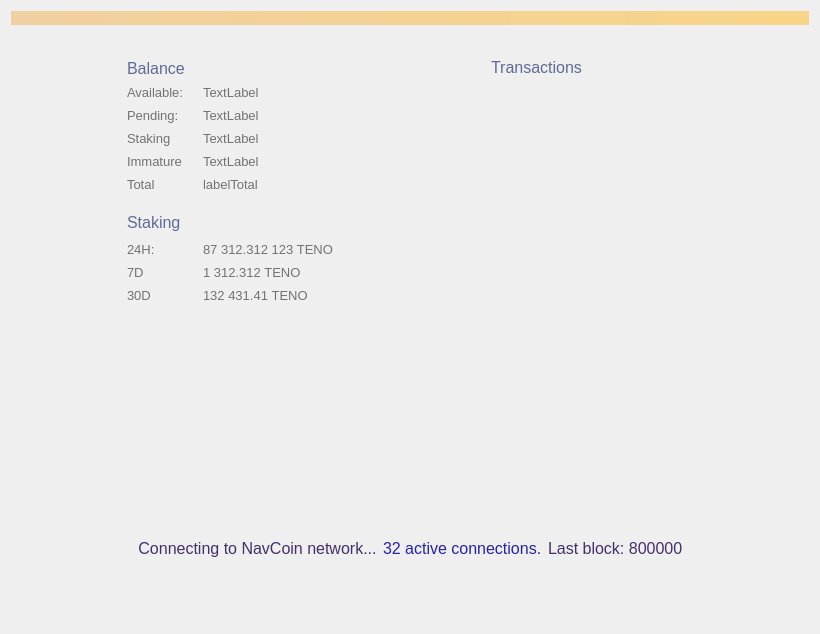
<?xml version="1.0" encoding="UTF-8"?>
<ui version="4.0">
 <class>OverviewPage</class>
 <widget class="QWidget" name="OverviewPage">
  <property name="geometry">
   <rect>
    <x>0</x>
    <y>0</y>
    <width>820</width>
    <height>634</height>
   </rect>
  </property>
  <property name="sizePolicy">
   <sizepolicy hsizetype="MinimumExpanding" vsizetype="MinimumExpanding">
    <horstretch>0</horstretch>
    <verstretch>0</verstretch>
   </sizepolicy>
  </property>
  <property name="maximumSize">
   <size>
    <width>16777215</width>
    <height>16777215</height>
   </size>
  </property>
  <property name="windowTitle">
   <string>Form</string>
  </property>
  <property name="styleSheet">
   <string notr="true"/>
  </property>
  <layout class="QVBoxLayout" name="topLayout">
   <item>
    <widget class="QLabel" name="labelAlerts">
     <property name="visible">
      <bool>false</bool>
     </property>
     <property name="styleSheet">
      <string notr="true">background-color: qlineargradient(x1: 0, y1: 0, x2: 1, y2: 0, stop:0 #F0D0A0, stop:1 #F8D488); color:#000000;</string>
     </property>
     <property name="wordWrap">
      <bool>true</bool>
     </property>
     <property name="margin">
      <number>3</number>
     </property>
    </widget>
   </item>
   <item>
    <spacer name="verticalSpacer">
     <property name="orientation">
      <enum>Qt::Vertical</enum>
     </property>
     <property name="sizeType">
      <enum>QSizePolicy::Fixed</enum>
     </property>
     <property name="sizeHint" stdset="0">
      <size>
       <width>20</width>
       <height>20</height>
      </size>
     </property>
    </spacer>
   </item>
   <item>
    <layout class="QHBoxLayout" name="horizontalLayout_2">
     <property name="sizeConstraint">
      <enum>QLayout::SetMinimumSize</enum>
     </property>
     <item>
      <spacer name="horizontalSpacer">
       <property name="orientation">
        <enum>Qt::Horizontal</enum>
       </property>
       <property name="sizeType">
        <enum>QSizePolicy::Fixed</enum>
       </property>
       <property name="sizeHint" stdset="0">
        <size>
         <width>100</width>
         <height>20</height>
        </size>
       </property>
      </spacer>
     </item>
     <item>
      <layout class="QVBoxLayout" name="verticalLayout_2">
       <property name="sizeConstraint">
        <enum>QLayout::SetNoConstraint</enum>
       </property>
       <property name="leftMargin">
        <number>16</number>
       </property>
       <property name="topMargin">
        <number>7</number>
       </property>
       <property name="rightMargin">
        <number>16</number>
       </property>
       <property name="bottomMargin">
        <number>16</number>
       </property>
       <item>
        <layout class="QHBoxLayout" name="horizontalLayout_3">
         <property name="spacing">
          <number>0</number>
         </property>
         <item>
          <widget class="QLabel" name="label_4">
           <property name="sizePolicy">
            <sizepolicy hsizetype="Minimum" vsizetype="Preferred">
             <horstretch>0</horstretch>
             <verstretch>0</verstretch>
            </sizepolicy>
           </property>
           <property name="font">
            <font>
             <pointsize>-1</pointsize>
            </font>
           </property>
           <property name="styleSheet">
            <string notr="true">color: #616998; text-transform: uppercase; font-size: 16px</string>
           </property>
           <property name="text">
            <string>Balance</string>
           </property>
          </widget>
         </item>
         <item>
          <spacer name="horizontalSpacer_11">
           <property name="orientation">
            <enum>Qt::Horizontal</enum>
           </property>
           <property name="sizeType">
            <enum>QSizePolicy::Maximum</enum>
           </property>
           <property name="sizeHint" stdset="0">
            <size>
             <width>10</width>
             <height>20</height>
            </size>
           </property>
          </spacer>
         </item>
         <item>
          <widget class="QPushButton" name="labelWalletStatus">
           <property name="maximumSize">
            <size>
             <width>22</width>
             <height>22</height>
            </size>
           </property>
           <property name="baseSize">
            <size>
             <width>22</width>
             <height>22</height>
            </size>
           </property>
           <property name="styleSheet">
            <string notr="true">border: 0</string>
           </property>
           <property name="text">
            <string/>
           </property>
           <property name="flat">
            <bool>true</bool>
           </property>
          </widget>
         </item>
         <item>
          <spacer name="horizontalSpacer_10">
           <property name="orientation">
            <enum>Qt::Horizontal</enum>
           </property>
           <property name="sizeHint" stdset="0">
            <size>
             <width>40</width>
             <height>20</height>
            </size>
           </property>
          </spacer>
         </item>
        </layout>
       </item>
       <item>
        <layout class="QHBoxLayout" name="horizontalLayout_4">
         <item>
          <layout class="QFormLayout" name="formLayout">
           <property name="sizeConstraint">
            <enum>QLayout::SetNoConstraint</enum>
           </property>
           <property name="labelAlignment">
            <set>Qt::AlignLeading|Qt::AlignLeft|Qt::AlignVCenter</set>
           </property>
           <property name="verticalSpacing">
            <number>-1</number>
           </property>
           <item row="0" column="0">
            <widget class="QLabel" name="label_5">
             <property name="sizePolicy">
              <sizepolicy hsizetype="Minimum" vsizetype="Preferred">
               <horstretch>0</horstretch>
               <verstretch>0</verstretch>
              </sizepolicy>
             </property>
             <property name="minimumSize">
              <size>
               <width>70</width>
               <height>17</height>
              </size>
             </property>
             <property name="maximumSize">
              <size>
               <width>70</width>
               <height>17</height>
              </size>
             </property>
             <property name="font">
              <font>
               <pointsize>10</pointsize>
               <weight>50</weight>
               <bold>false</bold>
               <stylestrategy>PreferAntialias</stylestrategy>
              </font>
             </property>
             <property name="styleSheet">
              <string notr="true">color: #727272</string>
             </property>
             <property name="text">
              <string>Available:</string>
             </property>
             <property name="alignment">
              <set>Qt::AlignLeading|Qt::AlignLeft|Qt::AlignVCenter</set>
             </property>
            </widget>
           </item>
           <item row="0" column="1">
            <widget class="QLabel" name="labelBalance">
             <property name="font">
              <font>
               <pointsize>10</pointsize>
               <weight>50</weight>
               <bold>false</bold>
               <stylestrategy>PreferAntialias</stylestrategy>
              </font>
             </property>
             <property name="styleSheet">
              <string notr="true">color: #727272</string>
             </property>
             <property name="text">
              <string>TextLabel</string>
             </property>
             <property name="alignment">
              <set>Qt::AlignLeading|Qt::AlignLeft|Qt::AlignVCenter</set>
             </property>
            </widget>
           </item>
           <item row="1" column="0">
            <widget class="QLabel" name="label_7">
             <property name="sizePolicy">
              <sizepolicy hsizetype="Minimum" vsizetype="Preferred">
               <horstretch>0</horstretch>
               <verstretch>0</verstretch>
              </sizepolicy>
             </property>
             <property name="minimumSize">
              <size>
               <width>70</width>
               <height>17</height>
              </size>
             </property>
             <property name="maximumSize">
              <size>
               <width>70</width>
               <height>17</height>
              </size>
             </property>
             <property name="font">
              <font>
               <pointsize>10</pointsize>
               <weight>50</weight>
               <bold>false</bold>
               <stylestrategy>PreferAntialias</stylestrategy>
              </font>
             </property>
             <property name="styleSheet">
              <string notr="true">color: #727272</string>
             </property>
             <property name="text">
              <string>Pending:</string>
             </property>
             <property name="alignment">
              <set>Qt::AlignLeading|Qt::AlignLeft|Qt::AlignVCenter</set>
             </property>
            </widget>
           </item>
           <item row="1" column="1">
            <widget class="QLabel" name="labelUnconfirmed">
             <property name="font">
              <font>
               <pointsize>10</pointsize>
               <weight>50</weight>
               <bold>false</bold>
               <stylestrategy>PreferAntialias</stylestrategy>
              </font>
             </property>
             <property name="styleSheet">
              <string notr="true">color: #727272</string>
             </property>
             <property name="text">
              <string>TextLabel</string>
             </property>
             <property name="alignment">
              <set>Qt::AlignLeading|Qt::AlignLeft|Qt::AlignVCenter</set>
             </property>
            </widget>
           </item>
           <item row="3" column="0">
            <widget class="QLabel" name="labelImmatureText">
             <property name="sizePolicy">
              <sizepolicy hsizetype="Minimum" vsizetype="Preferred">
               <horstretch>0</horstretch>
               <verstretch>0</verstretch>
              </sizepolicy>
             </property>
             <property name="minimumSize">
              <size>
               <width>70</width>
               <height>17</height>
              </size>
             </property>
             <property name="maximumSize">
              <size>
               <width>70</width>
               <height>17</height>
              </size>
             </property>
             <property name="font">
              <font>
               <pointsize>10</pointsize>
               <weight>50</weight>
               <bold>false</bold>
               <stylestrategy>PreferAntialias</stylestrategy>
              </font>
             </property>
             <property name="styleSheet">
              <string notr="true">color: #727272</string>
             </property>
             <property name="text">
              <string>Immature</string>
             </property>
             <property name="alignment">
              <set>Qt::AlignLeading|Qt::AlignLeft|Qt::AlignVCenter</set>
             </property>
            </widget>
           </item>
           <item row="3" column="1">
            <widget class="QLabel" name="labelImmature">
             <property name="font">
              <font>
               <pointsize>10</pointsize>
               <weight>50</weight>
               <bold>false</bold>
               <stylestrategy>PreferAntialias</stylestrategy>
              </font>
             </property>
             <property name="styleSheet">
              <string notr="true">color: #727272</string>
             </property>
             <property name="text">
              <string>TextLabel</string>
             </property>
             <property name="alignment">
              <set>Qt::AlignLeading|Qt::AlignLeft|Qt::AlignVCenter</set>
             </property>
            </widget>
           </item>
           <item row="4" column="0">
            <widget class="QLabel" name="label_8">
             <property name="sizePolicy">
              <sizepolicy hsizetype="Minimum" vsizetype="Preferred">
               <horstretch>0</horstretch>
               <verstretch>0</verstretch>
              </sizepolicy>
             </property>
             <property name="minimumSize">
              <size>
               <width>70</width>
               <height>17</height>
              </size>
             </property>
             <property name="maximumSize">
              <size>
               <width>70</width>
               <height>17</height>
              </size>
             </property>
             <property name="font">
              <font>
               <pointsize>10</pointsize>
               <weight>50</weight>
               <bold>false</bold>
               <stylestrategy>PreferAntialias</stylestrategy>
              </font>
             </property>
             <property name="styleSheet">
              <string notr="true">color: #727272</string>
             </property>
             <property name="text">
              <string>Total</string>
             </property>
             <property name="alignment">
              <set>Qt::AlignLeading|Qt::AlignLeft|Qt::AlignVCenter</set>
             </property>
            </widget>
           </item>
           <item row="4" column="1">
            <widget class="QLabel" name="labelTotal">
             <property name="font">
              <font>
               <pointsize>10</pointsize>
               <weight>50</weight>
               <bold>false</bold>
               <stylestrategy>PreferAntialias</stylestrategy>
              </font>
             </property>
             <property name="styleSheet">
              <string notr="true">color: #727272</string>
             </property>
             <property name="text">
              <string>labelTotal</string>
             </property>
             <property name="alignment">
              <set>Qt::AlignLeading|Qt::AlignLeft|Qt::AlignVCenter</set>
             </property>
            </widget>
           </item>
           <item row="2" column="1">
            <widget class="QLabel" name="labelStaking">
             <property name="font">
              <font>
               <pointsize>10</pointsize>
               <weight>50</weight>
               <bold>false</bold>
               <stylestrategy>PreferAntialias</stylestrategy>
              </font>
             </property>
             <property name="styleSheet">
              <string notr="true">color: #727272</string>
             </property>
             <property name="text">
              <string>TextLabel</string>
             </property>
             <property name="alignment">
              <set>Qt::AlignLeading|Qt::AlignLeft|Qt::AlignVCenter</set>
             </property>
            </widget>
           </item>
           <item row="2" column="0">
            <widget class="QLabel" name="labelStakingText">
             <property name="sizePolicy">
              <sizepolicy hsizetype="Minimum" vsizetype="Preferred">
               <horstretch>0</horstretch>
               <verstretch>0</verstretch>
              </sizepolicy>
             </property>
             <property name="minimumSize">
              <size>
               <width>70</width>
               <height>17</height>
              </size>
             </property>
             <property name="maximumSize">
              <size>
               <width>70</width>
               <height>17</height>
              </size>
             </property>
             <property name="font">
              <font>
               <pointsize>10</pointsize>
               <weight>50</weight>
               <bold>false</bold>
               <stylestrategy>PreferAntialias</stylestrategy>
              </font>
             </property>
             <property name="styleSheet">
              <string notr="true">color: #727272</string>
             </property>
             <property name="text">
              <string>Staking</string>
             </property>
             <property name="alignment">
              <set>Qt::AlignLeading|Qt::AlignLeft|Qt::AlignVCenter</set>
             </property>
            </widget>
           </item>
          </layout>
         </item>
         <item>
          <spacer name="horizontalSpacer_4">
           <property name="orientation">
            <enum>Qt::Horizontal</enum>
           </property>
           <property name="sizeHint" stdset="0">
            <size>
             <width>40</width>
             <height>20</height>
            </size>
           </property>
          </spacer>
         </item>
        </layout>
       </item>
       <item>
        <spacer name="verticalSpacer_5">
         <property name="orientation">
          <enum>Qt::Vertical</enum>
         </property>
         <property name="sizeType">
          <enum>QSizePolicy::Maximum</enum>
         </property>
         <property name="sizeHint" stdset="0">
          <size>
           <width>20</width>
           <height>10</height>
          </size>
         </property>
        </spacer>
       </item>
       <item>
        <layout class="QHBoxLayout" name="horizontalLayout_7">
         <property name="spacing">
          <number>0</number>
         </property>
         <item>
          <widget class="QLabel" name="label_11">
           <property name="font">
            <font>
             <pointsize>-1</pointsize>
            </font>
           </property>
           <property name="styleSheet">
            <string notr="true">color: #616998; text-transform: uppercase; font-size: 16px</string>
           </property>
           <property name="text">
            <string>Staking</string>
           </property>
           <property name="alignment">
            <set>Qt::AlignLeading|Qt::AlignLeft|Qt::AlignVCenter</set>
           </property>
          </widget>
         </item>
         <item>
          <spacer name="horizontalSpacer_8">
           <property name="orientation">
            <enum>Qt::Horizontal</enum>
           </property>
           <property name="sizeType">
            <enum>QSizePolicy::Maximum</enum>
           </property>
           <property name="sizeHint" stdset="0">
            <size>
             <width>10</width>
             <height>20</height>
            </size>
           </property>
          </spacer>
         </item>
         <item>
          <widget class="QPushButton" name="unlockStakingButton">
           <property name="minimumSize">
            <size>
             <width>26</width>
             <height>26</height>
            </size>
           </property>
           <property name="maximumSize">
            <size>
             <width>26</width>
             <height>26</height>
            </size>
           </property>
           <property name="styleSheet">
            <string notr="true">border: 0</string>
           </property>
           <property name="text">
            <string/>
           </property>
          </widget>
         </item>
         <item>
          <spacer name="horizontalSpacer_9">
           <property name="orientation">
            <enum>Qt::Horizontal</enum>
           </property>
           <property name="sizeHint" stdset="0">
            <size>
             <width>40</width>
             <height>20</height>
            </size>
           </property>
          </spacer>
         </item>
        </layout>
       </item>
       <item>
        <layout class="QHBoxLayout" name="horizontalLayout_6">
         <item>
          <layout class="QFormLayout" name="formLayout_2">
           <property name="labelAlignment">
            <set>Qt::AlignLeading|Qt::AlignLeft|Qt::AlignVCenter</set>
           </property>
           <item row="1" column="0">
            <widget class="QLabel" name="label_10">
             <property name="sizePolicy">
              <sizepolicy hsizetype="Minimum" vsizetype="Preferred">
               <horstretch>0</horstretch>
               <verstretch>0</verstretch>
              </sizepolicy>
             </property>
             <property name="minimumSize">
              <size>
               <width>70</width>
               <height>17</height>
              </size>
             </property>
             <property name="maximumSize">
              <size>
               <width>70</width>
               <height>17</height>
              </size>
             </property>
             <property name="font">
              <font>
               <pointsize>10</pointsize>
               <weight>50</weight>
               <bold>false</bold>
               <stylestrategy>PreferAntialias</stylestrategy>
              </font>
             </property>
             <property name="styleSheet">
              <string notr="true">color: #727272</string>
             </property>
             <property name="text">
              <string>24H:</string>
             </property>
             <property name="alignment">
              <set>Qt::AlignLeading|Qt::AlignLeft|Qt::AlignVCenter</set>
             </property>
            </widget>
           </item>
           <item row="1" column="1">
            <widget class="QLabel" name="label24hStakingStats">
             <property name="font">
              <font>
               <pointsize>10</pointsize>
               <weight>50</weight>
               <bold>false</bold>
               <stylestrategy>PreferAntialias</stylestrategy>
               <kerning>false</kerning>
              </font>
             </property>
             <property name="styleSheet">
              <string notr="true">color: #727272</string>
             </property>
             <property name="text">
              <string>87 312.312 123 TENO</string>
             </property>
             <property name="alignment">
              <set>Qt::AlignLeading|Qt::AlignLeft|Qt::AlignVCenter</set>
             </property>
            </widget>
           </item>
           <item row="2" column="0">
            <widget class="QLabel" name="label_13">
             <property name="sizePolicy">
              <sizepolicy hsizetype="Minimum" vsizetype="Preferred">
               <horstretch>0</horstretch>
               <verstretch>0</verstretch>
              </sizepolicy>
             </property>
             <property name="minimumSize">
              <size>
               <width>70</width>
               <height>17</height>
              </size>
             </property>
             <property name="maximumSize">
              <size>
               <width>70</width>
               <height>17</height>
              </size>
             </property>
             <property name="font">
              <font>
               <pointsize>10</pointsize>
               <weight>50</weight>
               <bold>false</bold>
               <stylestrategy>PreferAntialias</stylestrategy>
               <kerning>false</kerning>
              </font>
             </property>
             <property name="styleSheet">
              <string notr="true">color: #727272</string>
             </property>
             <property name="text">
              <string>7D</string>
             </property>
             <property name="alignment">
              <set>Qt::AlignLeading|Qt::AlignLeft|Qt::AlignVCenter</set>
             </property>
            </widget>
           </item>
           <item row="2" column="1">
            <widget class="QLabel" name="label7dStakingStats">
             <property name="font">
              <font>
               <pointsize>10</pointsize>
               <weight>50</weight>
               <bold>false</bold>
               <stylestrategy>PreferAntialias</stylestrategy>
               <kerning>false</kerning>
              </font>
             </property>
             <property name="styleSheet">
              <string notr="true">color: #727272</string>
             </property>
             <property name="text">
              <string>1 312.312 TENO</string>
             </property>
             <property name="alignment">
              <set>Qt::AlignLeading|Qt::AlignLeft|Qt::AlignVCenter</set>
             </property>
            </widget>
           </item>
           <item row="3" column="0">
            <widget class="QLabel" name="label_14">
             <property name="sizePolicy">
              <sizepolicy hsizetype="Minimum" vsizetype="Preferred">
               <horstretch>0</horstretch>
               <verstretch>0</verstretch>
              </sizepolicy>
             </property>
             <property name="minimumSize">
              <size>
               <width>70</width>
               <height>17</height>
              </size>
             </property>
             <property name="maximumSize">
              <size>
               <width>70</width>
               <height>17</height>
              </size>
             </property>
             <property name="font">
              <font>
               <pointsize>10</pointsize>
               <weight>50</weight>
               <bold>false</bold>
               <stylestrategy>PreferAntialias</stylestrategy>
               <kerning>false</kerning>
              </font>
             </property>
             <property name="styleSheet">
              <string notr="true">color: #727272</string>
             </property>
             <property name="text">
              <string>30D</string>
             </property>
             <property name="alignment">
              <set>Qt::AlignLeading|Qt::AlignLeft|Qt::AlignVCenter</set>
             </property>
            </widget>
           </item>
           <item row="3" column="1">
            <widget class="QLabel" name="label30dStakingStats">
             <property name="font">
              <font>
               <pointsize>10</pointsize>
               <weight>50</weight>
               <bold>false</bold>
               <stylestrategy>PreferAntialias</stylestrategy>
               <kerning>false</kerning>
              </font>
             </property>
             <property name="styleSheet">
              <string notr="true">color: #727272</string>
             </property>
             <property name="text">
              <string>132 431.41 TENO</string>
             </property>
             <property name="alignment">
              <set>Qt::AlignLeading|Qt::AlignLeft|Qt::AlignVCenter</set>
             </property>
            </widget>
           </item>
          </layout>
         </item>
         <item>
          <spacer name="horizontalSpacer_7">
           <property name="orientation">
            <enum>Qt::Horizontal</enum>
           </property>
           <property name="sizeHint" stdset="0">
            <size>
             <width>40</width>
             <height>20</height>
            </size>
           </property>
          </spacer>
         </item>
        </layout>
       </item>
       <item>
        <widget class="QLabel" name="stakingStatusLabel">
         <property name="sizePolicy">
          <sizepolicy hsizetype="Expanding" vsizetype="Preferred">
           <horstretch>0</horstretch>
           <verstretch>0</verstretch>
          </sizepolicy>
         </property>
         <property name="minimumSize">
          <size>
           <width>235</width>
           <height>0</height>
          </size>
         </property>
         <property name="maximumSize">
          <size>
           <width>235</width>
           <height>16777215</height>
          </size>
         </property>
         <property name="styleSheet">
          <string notr="true">color: #616998;  font-size: 13px; margin-top:6px</string>
         </property>
         <property name="text">
          <string/>
         </property>
         <property name="wordWrap">
          <bool>true</bool>
         </property>
        </widget>
       </item>
       <item>
        <widget class="QLabel" name="votingStatusLabel">
         <property name="sizePolicy">
          <sizepolicy hsizetype="Expanding" vsizetype="Preferred">
           <horstretch>0</horstretch>
           <verstretch>0</verstretch>
          </sizepolicy>
         </property>
         <property name="minimumSize">
          <size>
           <width>235</width>
           <height>0</height>
          </size>
         </property>
         <property name="maximumSize">
          <size>
           <width>235</width>
           <height>16777215</height>
          </size>
         </property>
         <property name="styleSheet">
          <string notr="true">color: #616998;  font-size: 13px; margin-top:6px</string>
         </property>
         <property name="text">
          <string/>
         </property>
         <property name="wordWrap">
          <bool>true</bool>
         </property>
        </widget>
       </item>
       <item>
        <spacer name="verticalSpacer_4">
         <property name="orientation">
          <enum>Qt::Vertical</enum>
         </property>
         <property name="sizeHint" stdset="0">
          <size>
           <width>20</width>
           <height>40</height>
          </size>
         </property>
        </spacer>
       </item>
      </layout>
     </item>
     <item>
      <spacer name="horizontalSpacer_2">
       <property name="orientation">
        <enum>Qt::Horizontal</enum>
       </property>
       <property name="sizeType">
        <enum>QSizePolicy::Fixed</enum>
       </property>
       <property name="sizeHint" stdset="0">
        <size>
         <width>80</width>
         <height>20</height>
        </size>
       </property>
      </spacer>
     </item>
     <item>
      <layout class="QVBoxLayout" name="verticalLayout_3">
       <property name="leftMargin">
        <number>16</number>
       </property>
       <property name="topMargin">
        <number>7</number>
       </property>
       <property name="rightMargin">
        <number>16</number>
       </property>
       <property name="bottomMargin">
        <number>16</number>
       </property>
       <item>
        <layout class="QVBoxLayout" name="verticalLayout_4">
         <item>
          <layout class="QHBoxLayout" name="horizontalLayout_5">
           <item>
            <widget class="QLabel" name="label_12">
             <property name="sizePolicy">
              <sizepolicy hsizetype="Preferred" vsizetype="Maximum">
               <horstretch>0</horstretch>
               <verstretch>0</verstretch>
              </sizepolicy>
             </property>
             <property name="maximumSize">
              <size>
               <width>16777215</width>
               <height>19</height>
              </size>
             </property>
             <property name="font">
              <font>
               <pointsize>-1</pointsize>
              </font>
             </property>
             <property name="styleSheet">
              <string notr="true">color: #616998; text-transform: uppercase; font-size: 16px;</string>
             </property>
             <property name="text">
              <string>Transactions</string>
             </property>
            </widget>
           </item>
           <item>
            <spacer name="horizontalSpacer_12">
             <property name="orientation">
              <enum>Qt::Horizontal</enum>
             </property>
             <property name="sizeHint" stdset="0">
              <size>
               <width>40</width>
               <height>20</height>
              </size>
             </property>
            </spacer>
           </item>
          </layout>
         </item>
         <item>
          <spacer name="verticalSpacer_6">
           <property name="orientation">
            <enum>Qt::Vertical</enum>
           </property>
           <property name="sizeType">
            <enum>QSizePolicy::Maximum</enum>
           </property>
           <property name="sizeHint" stdset="0">
            <size>
             <width>20</width>
             <height>4</height>
            </size>
           </property>
          </spacer>
         </item>
         <item>
          <widget class="ListView" name="listTransactions" native="true">
           <property name="styleSheet">
            <string notr="true">background: transparent;border:0</string>
           </property>
          </widget>
         </item>
        </layout>
       </item>
      </layout>
     </item>
     <item>
      <spacer name="horizontalSpacer_3">
       <property name="orientation">
        <enum>Qt::Horizontal</enum>
       </property>
       <property name="sizeType">
        <enum>QSizePolicy::Fixed</enum>
       </property>
       <property name="sizeHint" stdset="0">
        <size>
         <width>100</width>
         <height>20</height>
        </size>
       </property>
      </spacer>
     </item>
    </layout>
   </item>
   <item>
    <layout class="QHBoxLayout" name="horizontalLayout">
     <property name="sizeConstraint">
      <enum>QLayout::SetMinimumSize</enum>
     </property>
     <item>
      <spacer name="horizontalSpacer_5">
       <property name="orientation">
        <enum>Qt::Horizontal</enum>
       </property>
       <property name="sizeHint" stdset="0">
        <size>
         <width>40</width>
         <height>20</height>
        </size>
       </property>
      </spacer>
     </item>
     <item>
      <widget class="QLabel" name="statusTitle">
       <property name="sizePolicy">
        <sizepolicy hsizetype="Minimum" vsizetype="Preferred">
         <horstretch>0</horstretch>
         <verstretch>0</verstretch>
        </sizepolicy>
       </property>
       <property name="minimumSize">
        <size>
         <width>0</width>
         <height>60</height>
        </size>
       </property>
       <property name="font">
        <font>
         <pointsize>12</pointsize>
        </font>
       </property>
       <property name="styleSheet">
        <string notr="true">color: #452f6a</string>
       </property>
       <property name="text">
        <string>Connecting to NavCoin network...</string>
       </property>
       <property name="alignment">
        <set>Qt::AlignCenter</set>
       </property>
      </widget>
     </item>
     <item>
      <widget class="QLabel" name="statusTitleConnections">
       <property name="sizePolicy">
        <sizepolicy hsizetype="Minimum" vsizetype="Preferred">
         <horstretch>0</horstretch>
         <verstretch>0</verstretch>
        </sizepolicy>
       </property>
       <property name="font">
        <font>
         <pointsize>12</pointsize>
        </font>
       </property>
       <property name="visible">
        <bool>false</bool>
       </property>
       <property name="styleSheet">
        <string notr="true">color: #2922a8</string>
       </property>
       <property name="text">
        <string>32 active connections.</string>
       </property>
      </widget>
     </item>
     <item>
      <widget class="QLabel" name="statusTitleBlocks">
       <property name="sizePolicy">
        <sizepolicy hsizetype="Minimum" vsizetype="Preferred">
         <horstretch>0</horstretch>
         <verstretch>0</verstretch>
        </sizepolicy>
       </property>
       <property name="font">
        <font>
         <pointsize>12</pointsize>
        </font>
       </property>
       <property name="visible">
        <bool>false</bool>
       </property>
       <property name="styleSheet">
        <string notr="true">color: #452f6a</string>
       </property>
       <property name="text">
        <string>Last block: 800000</string>
       </property>
      </widget>
     </item>
     <item>
      <spacer name="horizontalSpacer_6">
       <property name="orientation">
        <enum>Qt::Horizontal</enum>
       </property>
       <property name="sizeHint" stdset="0">
        <size>
         <width>40</width>
         <height>20</height>
        </size>
       </property>
      </spacer>
     </item>
    </layout>
   </item>
   <item>
    <spacer name="verticalSpacer_3">
     <property name="orientation">
      <enum>Qt::Vertical</enum>
     </property>
     <property name="sizeType">
      <enum>QSizePolicy::Fixed</enum>
     </property>
     <property name="sizeHint" stdset="0">
      <size>
       <width>20</width>
       <height>45</height>
      </size>
     </property>
    </spacer>
   </item>
  </layout>
 </widget>
 <customwidgets>
  <customwidget>
   <class>ListView</class>
   <extends>QWidget</extends>
   <header>listview.h</header>
  </customwidget>
 </customwidgets>
 <resources/>
 <connections/>
</ui>
